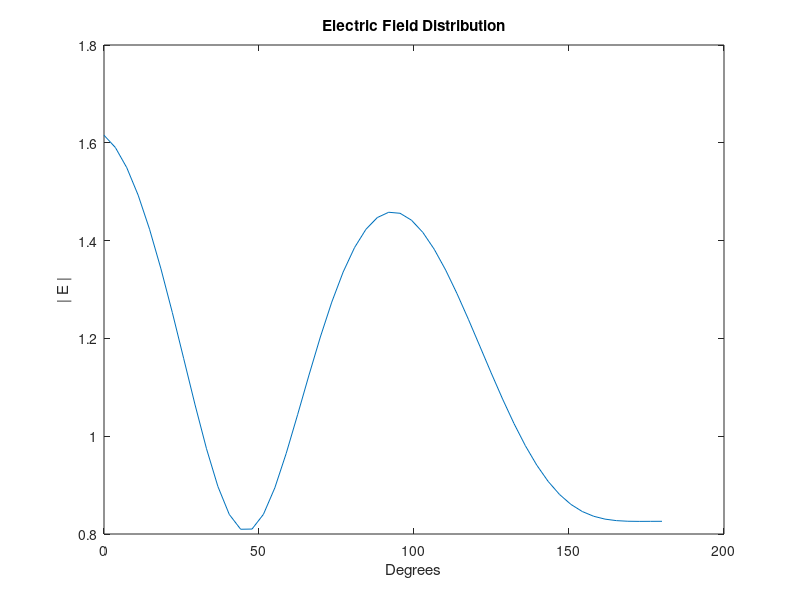

Recreate this plot in MATLAB.
%% %%%%%%%%%%%%%%%%%%%%%%%%%%%%%%%%%%%%%%%%%%%%% %%
%% Scattering                                    %%
%% Anthony Gasbarro                              %%
%% EE 675                                        %%    
%% %%%%%%%%%%%%%%%%%%%%%%%%%%%%%%%%%%%%%%%%%%%%% %%

clearvars;
close all;
clc;


%% Constants %%

speedOfLight = 2.997925*10^8; %Velocity of Light through air
E0 = 8.854*10^(-12); %permittivity of free space (F/m)
mu0 = 4*pi*10^(-7);     %permeability of free space in N/(A^2)
epr = 4.0;
frequency = 1000*10^6;
w = 2*pi*frequency;
k = w*sqrt(mu0*E0);
Lambda = (2*pi)/k;

%% Input Variables %%

numberOfSections = 100;


%% Computed Variables %%

innerRadius = Lambda*0.25;
outerRadius = Lambda*0.3;
r = (innerRadius+outerRadius)/2;
Area = (pi*((outerRadius^2)-(innerRadius^2)))/numberOfSections;
radius = sqrt(Area/pi);
phi = (2*pi)/numberOfSections;

%% Generate Matrices %%

EiMatrix = zeros(1, numberOfSections);
rhoMatrix = zeros(numberOfSections);
CMatrix = zeros(numberOfSections);

for a = 1:numberOfSections
    for b = 1:numberOfSections
        rhoMatrix(a,b) = 2*(innerRadius+(outerRadius-innerRadius)/2)*sin(phi*(a-b)/2); % Set Rho Values for Different Angles
        if a == b
            CMatrix(a,b) = 1+(epr-1)*((1i)/2)*(pi*k*radius*besselh(1,2,k*radius)-2*1i); % C-Matrix----bessel         
        else
            CMatrix(a,b) = (1i*pi*k*radius/2)*(epr-1)*besselj(1,k*radius)*besselh(0,2,k*abs(rhoMatrix(a,b))); % C-Matrix
        end
        x(1,a) = r*cos(a*phi); % X-Values
        EiMatrix(1,a) = exp(-1i*k*(x(a))); % Incident Field
    end
end

%% Compute Total Electric Field %%
totalElectricField = EiMatrix/CMatrix;


%% Graph Output %%
X = linspace(0,180,numberOfSections/2);
plot(X,abs(totalElectricField(1:numberOfSections/2)))
title('Electric Field Distribution'); 
xlabel('Degrees');
ylabel('| E |');
